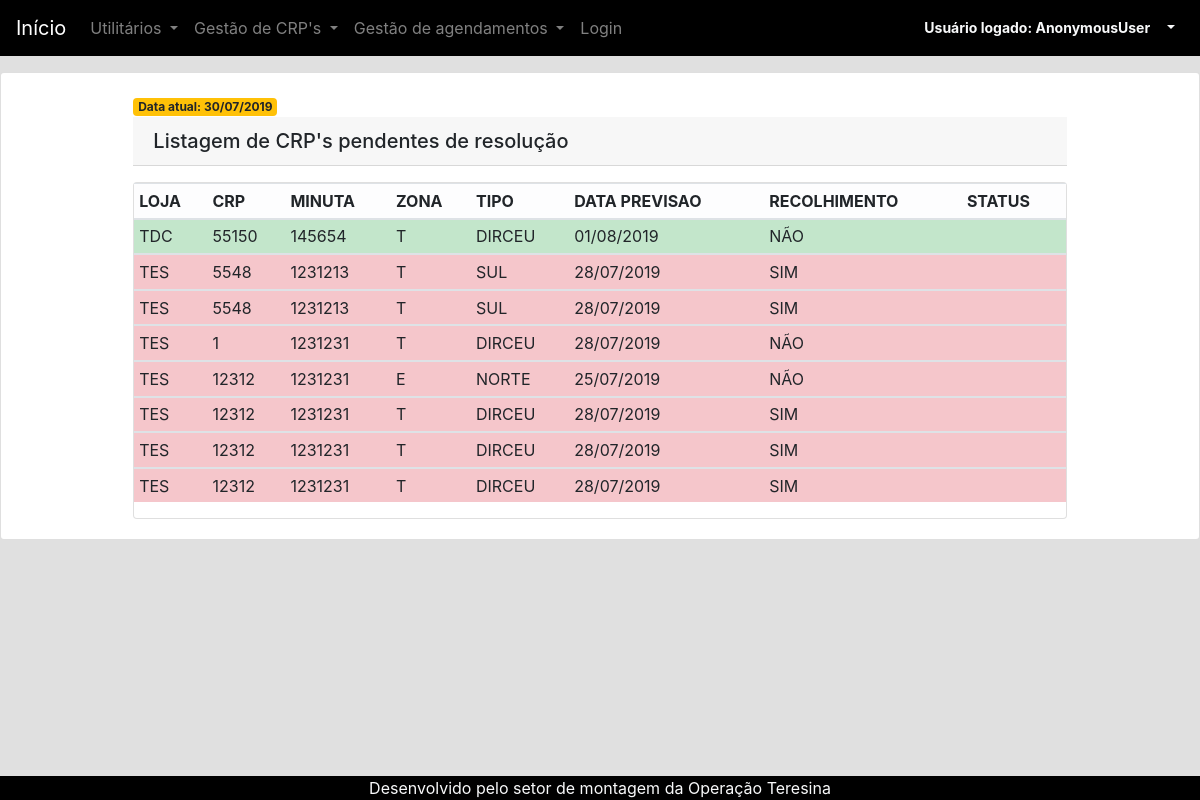
The app's page /crp/relatorio-de-crps-pendentes/, older data.
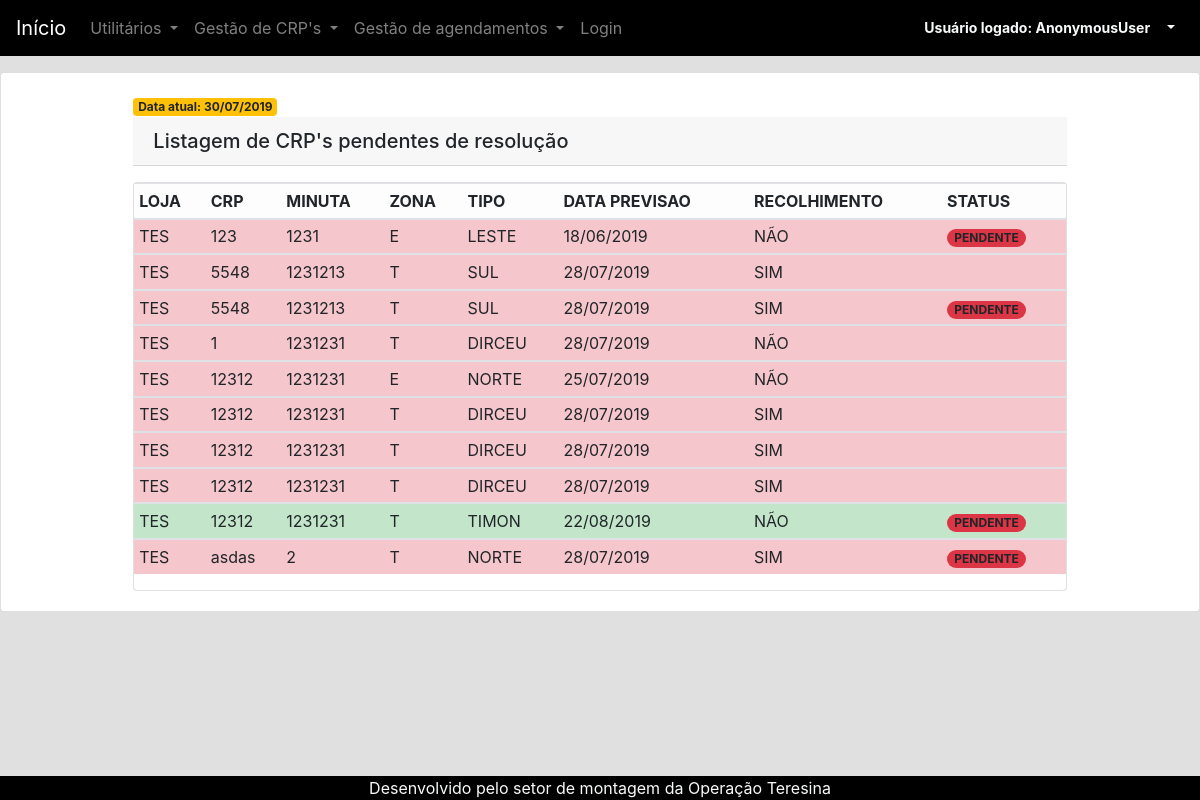
The same page, newer data.
### crp/models.py (models this page shows, shortened)
class Crp(models.Model):
    slug = models.SlugField('Loja + Minuta:')
    loja = models.CharField('Loja:', choices=LOJAS,max_length = 3, blank=False)
    numMinuta = models.CharField('Minuta:', max_length = 7, blank=False)
    numCrp = models.CharField('CRP:', max_length = 5, blank=False)
    tipo = models.CharField('Tipo:',choices=TIPO_CRP, max_length = 1, blank=False)
    created_at = models.DateTimeField('Criado em',auto_now_add = True)
    updated_at = models.DateTimeField('Atualizado em',auto_now = True)
    zona = models.CharField('Zona:', choices=ZONAS,max_length = 8, blank=False)
    dataPrevisaoLimite = models.DateField('Data limite para resolução:', blank = False)
    recolhimento = models.CharField('Recolher peça:', choices=RECOLHER_PECA,max_length = 1, blank=False)
    recolhida = models.CharField('Peça recolhida:', choices=RECOLHER_PECA,max_length = 1, blank=True)
    status = models.CharField('Status de montagem:', choices=STATUS,max_length = 9,blank=True,default='PENDENTE')
    class Meta:
	    verbose_name = "CRP"
	    verbose_name_plural = "CRP's"
	    ordering = ['loja','numMinuta','numCrp','tipo','zona','dataPrevisaoLimite','recolhimento','recolhida','status']

### crp/views.py (the view)
# urls.py: path('relatorio-de-crps-pendentes/',views.relatorio_de_crps_pendentes, name="relatorio_de_crps_pendentes"),
def relatorio_de_crps_pendentes(request):
    crps = Crp.objects.all().exclude(status='REALIZADO').exclude(status='CANCELADO')
    data_atual = date.today()
    template_name = 'relatorio-de-crps.html'
    context = {
        'crps': crps,
        'data_atual':data_atual,
    }
    return render(request, template_name, context)

### crp/templates/relatorio-de-crps.html (shortened to what this page needs)
{% extends "base.html" %}
{% block content %}
<div class="container-fluid card">
	<div class="card-body col-10 mx-auto">
		<span class="badge badge-warning">Data atual: {{data_atual|date:"d/m/Y"}}</span>
		<h5 class="card-header ">Listagem de CRP's pendentes de resolução</h5>
		<div class="card mt-3">
			<table class="table table-hover table-sm table-light">
				<thead>
					<tr>
						<th scope="col ">LOJA</th>
						<th scope="col">CRP</th>
						<th scope="col">MINUTA</th>
						<th scope="col">ZONA</th>
						<th scope="col">TIPO</th>
						<th scope="col">DATA PREVISAO</th>
						<th scope="col">RECOLHIMENTO</th>
						<th scope="col">STATUS</th>
					</tr>
				</thead>
				<tbody>
					{% for crp in crps %}
						{% if crp.dataPrevisaoLimite < data_atual %}
					<tr class="table-danger">
						<td>{{ crp.loja }}</td>
						<td>{{ crp.numCrp }}</td>
						<td>{{ crp.numMinuta }}</td>
						<td>{{ crp.tipo }}</td>
						<td>{{ crp.zona }}</td>
						<td>{{ crp.dataPrevisaoLimite|date:"d/m/Y" }}</td>
						{% if crp.recolhimento == "1" %}
						<td>SIM</td>
						{% else %}
						<td>NÃO</td>
						{% endif %}
						<td><a class="badge badge-pill badge-danger">{{ crp.status }}</a></td>
						{% elif crp.dataPrevisaoLimite > data_atual %}
					<tr class="table-success">
						<td>{{ crp.loja }}</td>
						<td>{{ crp.numCrp }}</td>
						<td>{{ crp.numMinuta }}</td>
						<td>{{ crp.tipo }}</td>
						<td>{{ crp.zona }}</td>
						<td>{{ crp.dataPrevisaoLimite|date:"d/m/Y" }}</td>
						{% if crp.recolhimento == "1" %}
						<td>SIM</td>
						{% else %}
						<td>NÃO</td>
						{% endif %}
						<td><a class="badge badge-pill badge-danger">{{ crp.status }}</a></td>
						{% endif%}
					</tr>
				</tbody>{% endfor %}
			</table>
		</div>
	</div>
</div>
{% endblock %}

Row changes from the older to the newer data that the page shows:
no longer on this page (row edited): Crp: loja "TDC", numCrp "55150", numMinuta "145654", tipo "T", zona "DIRCEU", dataPrevisaoLimite "01/08/2019", recolhimento "NÃO"
added Crp: loja "TES", numCrp "123", numMinuta "1231", tipo "E", zona "LESTE", dataPrevisaoLimite "18/06/2019", recolhimento "NÃO", status "PENDENTE"
shown differently, row unchanged: Crp (number 2 of 10 on the later page): moves up the list
changed Crp (number 3 of 10 on the later page): status (not shown) → "PENDENTE"
added Crp: loja "TES", numCrp "12312", numMinuta "1231231", tipo "T", zona "TIMON", dataPrevisaoLimite "22/08/2019", recolhimento "NÃO", status "PENDENTE"
now on this page (row edited): Crp: loja "TES", numCrp "asdas", numMinuta "2", tipo "T", zona "NORTE", dataPrevisaoLimite "28/07/2019", recolhimento "SIM", status "PENDENTE"
